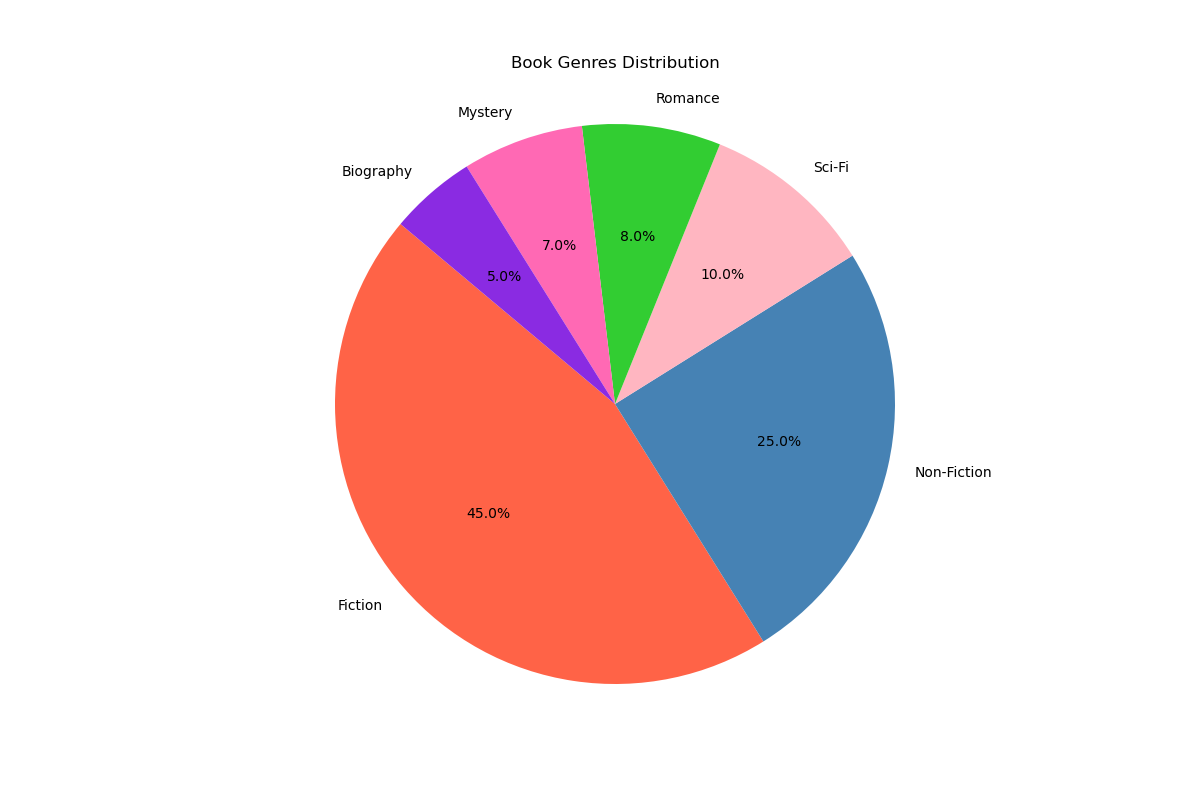

Source code (Python):

import matplotlib.pyplot as plt

# Data to plot
labels = 'Fiction', 'Non-Fiction', 'Sci-Fi', 'Romance', 'Mystery', 'Biography'
sizes = [45, 25, 10, 8, 7, 5]
colors = ['#ff6347','#4682b4','#ffb6c1','#32cd32','#ff69b4','#8a2be2']

# Change the size of the figure (width, height)
plt.figure(figsize=(12, 8))

# Plot
plt.pie(sizes, labels=labels, colors=colors, autopct='%1.1f%%', startangle=140)

plt.title('Book Genres Distribution', pad=20)
plt.axis('equal')  # Equal aspect ratio ensures that pie is drawn as a circle.
plt.show()
